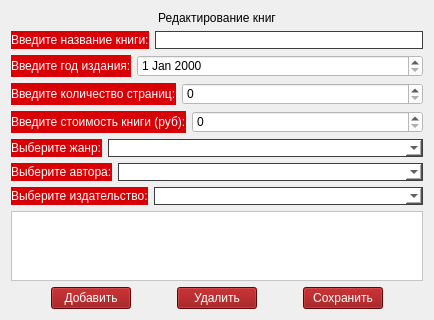
                <widget class="QWidget" name="tab_7">
                 <attribute name="title">
                  <string>Книги</string>
                 </attribute>
                 <layout class="QVBoxLayout" name="verticalLayout_13">
                  <item>
                   <layout class="QHBoxLayout" name="horizontalLayout_20">
                    <item>
                     <widget class="QLabel" name="label_16">
                      <property name="styleSheet">
                       <string notr="true">font: 13pt &quot;MS Shell Dlg 2&quot;;</string>
                      </property>
                      <property name="text">
                       <string>Редактирование книг</string>
                      </property>
                      <property name="alignment">
                       <set>Qt::AlignCenter</set>
                      </property>
                     </widget>
                    </item>
                   </layout>
                  </item>
                  <item>
                   <layout class="QVBoxLayout" name="verticalLayout_12">
                    <item>
                     <layout class="QHBoxLayout" name="horizontalLayout_22" stretch="0,100">
                      <item>
                       <widget class="QLabel" name="label_17">
                        <property name="styleSheet">
                         <string notr="true">background-color: rgb(216, 0, 4);
color: rgb(255, 255, 255);
font: 10pt &quot;MS Shell Dlg 2&quot;;</string>
                        </property>
                        <property name="text">
                         <string>Введите название книги:</string>
                        </property>
                       </widget>
                      </item>
                      <item>
                       <widget class="QLineEdit" name="edit_title_book">
                        <property name="styleSheet">
                         <string notr="true">background-color: rgb(255, 255, 255); 
border-top: 1px solid #3e3e3e;
border-left: 1px solid #3e3e3e;
border-right: 1px solid #3e3e3e;
border-bottom: 1px solid #3e3e3e;background-color: rgb(255, 255, 255);</string>
                        </property>
                       </widget>
                      </item>
                     </layout>
                    </item>
                    <item>
                     <layout class="QHBoxLayout" name="horizontalLayout_23" stretch="0,100">
                      <item>
                       <widget class="QLabel" name="label_18">
                        <property name="styleSheet">
                         <string notr="true">background-color: rgb(216, 0, 4);
color: rgb(255, 255, 255);
font: 10pt &quot;MS Shell Dlg 2&quot;;</string>
                        </property>
                        <property name="text">
                         <string>Введите год издания:</string>
                        </property>
                       </widget>
                      </item>
                      <item>
                       <widget class="QDateEdit" name="year">
                        <property name="styleSheet">
                         <string notr="true">background-color: rgb(255, 255, 255);</string>
                        </property>
                       </widget>
                      </item>
                     </layout>
                    </item>
                    <item>
                     <layout class="QHBoxLayout" name="horizontalLayout_28" stretch="0,100">
                      <item>
                       <widget class="QLabel" name="label_29">
                        <property name="styleSheet">
                         <string notr="true">background-color: rgb(216, 0, 4);
color: rgb(255, 255, 255);
font: 10pt &quot;MS Shell Dlg 2&quot;;</string>
                        </property>
                        <property name="text">
                         <string>Введите количество страниц:</string>
                        </property>
                       </widget>
                      </item>
                      <item>
                       <widget class="QSpinBox" name="spin_lists">
                        <property name="styleSheet">
                         <string notr="true">background-color: rgb(255, 255, 255);</string>
                        </property>
                       </widget>
                      </item>
                     </layout>
                    </item>
                    <item>
                     <layout class="QHBoxLayout" name="horizontalLayout_24" stretch="0,100">
                      <item>
                       <widget class="QLabel" name="label_19">
                        <property name="styleSheet">
                         <string notr="true">background-color: rgb(216, 0, 4);
color: rgb(255, 255, 255);
font: 10pt &quot;MS Shell Dlg 2&quot;;</string>
                        </property>
                        <property name="text">
                         <string>Введите стоимость книги (руб):</string>
                        </property>
                       </widget>
                      </item>
                      <item>
                       <widget class="QSpinBox" name="spin_cost">
                        <property name="styleSheet">
                         <string notr="true">background-color: rgb(255, 255, 255);</string>
                        </property>
                        <property name="maximum">
                         <number>100000</number>
                        </property>
                       </widget>
                      </item>
                     </layout>
                    </item>
                    <item>
                     <layout class="QHBoxLayout" name="horizontalLayout_25" stretch="0,100">
                      <item>
                       <widget class="QLabel" name="label_20">
                        <property name="styleSheet">
                         <string notr="true">background-color: rgb(216, 0, 4);
color: rgb(255, 255, 255);
font: 10pt &quot;MS Shell Dlg 2&quot;;</string>
                        </property>
                        <property name="text">
                         <string>Выберите жанр:</string>
                        </property>
                       </widget>
                      </item>
                      <item>
                       <widget class="QComboBox" name="comboBox_genre">
                        <property name="styleSheet">
                         <string notr="true">background-color: rgb(255, 255, 255); 
border-top: 1px solid #3e3e3e;
border-left: 1px solid #3e3e3e;
border-right: 1px solid #3e3e3e;
border-bottom: 1px solid #3e3e3e;</string>
                        </property>
                       </widget>
                      </item>
                     </layout>
                    </item>
                    <item>
                     <layout class="QHBoxLayout" name="horizontalLayout_26" stretch="0,100">
                      <item>
                       <widget class="QLabel" name="label_21">
                        <property name="styleSheet">
                         <string notr="true">background-color: rgb(216, 0, 4);
color: rgb(255, 255, 255);
font: 10pt &quot;MS Shell Dlg 2&quot;;</string>
                        </property>
                        <property name="text">
                         <string>Выберите автора:</string>
                        </property>
                       </widget>
                      </item>
                      <item>
                       <widget class="QComboBox" name="comboBox_author">
                        <property name="styleSheet">
                         <string notr="true">background-color: rgb(255, 255, 255); 
border-top: 1px solid #3e3e3e;
border-left: 1px solid #3e3e3e;
border-right: 1px solid #3e3e3e;
border-bottom: 1px solid #3e3e3e;background-color: rgb(255, 255, 255);</string>
                        </property>
                       </widget>
                      </item>
                     </layout>
                    </item>
                    <item>
                     <layout class="QHBoxLayout" name="horizontalLayout_27" stretch="0,100">
                      <item>
                       <widget class="QLabel" name="label_22">
                        <property name="styleSheet">
                         <string notr="true">background-color: rgb(216, 0, 4);
color: rgb(255, 255, 255);
font: 10pt &quot;MS Shell Dlg 2&quot;;</string>
                        </property>
                        <property name="text">
                         <string>Выберите издательство:</string>
                        </property>
                       </widget>
                      </item>
                      <item>
                       <widget class="QComboBox" name="comboBox_ph">
                        <property name="styleSheet">
                         <string notr="true">background-color: rgb(255, 255, 255); 
border-top: 1px solid #3e3e3e;
border-left: 1px solid #3e3e3e;
border-right: 1px solid #3e3e3e;
border-bottom: 1px solid #3e3e3e;background-color: rgb(255, 255, 255);</string>
                        </property>
                       </widget>
                      </item>
                     </layout>
                    </item>
                   </layout>
                  </item>
                  <item>
                   <widget class="QTableWidget" name="table_book">
                    <property name="styleSheet">
                     <string notr="true">background-color: rgb(255, 255, 255);</string>
                    </property>
                    <property name="sizeAdjustPolicy">
                     <enum>QAbstractScrollArea::AdjustToContents</enum>
                    </property>
                    <attribute name="horizontalHeaderStretchLastSection">
                     <bool>true</bool>
                    </attribute>
                   </widget>
                  </item>
                  <item>
                   <layout class="QHBoxLayout" name="horizontalLayout_21">
                    <item>
                     <spacer name="horizontalSpacer_14">
                      <property name="orientation">
                       <enum>Qt::Horizontal</enum>
                      </property>
                      <property name="sizeHint" stdset="0">
                       <size>
                        <width>40</width>
                        <height>20</height>
                       </size>
                      </property>
                     </spacer>
                    </item>
                    <item>
                     <widget class="QPushButton" name="btn_new_book">
                      <property name="styleSheet">
                       <string notr="true">background-color: rgb(143, 0, 2);
color: rgb(255, 255, 255);
font: 10pt &quot;MS Shell Dlg 2&quot;;</string>
                      </property>
                      <property name="text">
                       <string> Добавить </string>
                      </property>
                     </widget>
                    </item>
                    <item>
                     <spacer name="horizontalSpacer_15">
                      <property name="orientation">
                       <enum>Qt::Horizontal</enum>
                      </property>
                      <property name="sizeHint" stdset="0">
                       <size>
                        <width>40</width>
                        <height>20</height>
                       </size>
                      </property>
                     </spacer>
                    </item>
                    <item>
                     <widget class="QPushButton" name="btn_delete_book">
                      <property name="styleSheet">
                       <string notr="true">background-color: rgb(143, 0, 2);
color: rgb(255, 255, 255);
font: 10pt &quot;MS Shell Dlg 2&quot;;</string>
                      </property>
                      <property name="text">
                       <string> Удалить </string>
                      </property>
                     </widget>
                    </item>
                    <item>
                     <spacer name="horizontalSpacer_16">
                      <property name="orientation">
                       <enum>Qt::Horizontal</enum>
                      </property>
                      <property name="sizeHint" stdset="0">
                       <size>
                        <width>40</width>
                        <height>20</height>
                       </size>
                      </property>
                     </spacer>
                    </item>
                    <item>
                     <widget class="QPushButton" name="btn_save_book">
                      <property name="styleSheet">
                       <string notr="true">background-color: rgb(143, 0, 2);
color: rgb(255, 255, 255);
font: 10pt &quot;MS Shell Dlg 2&quot;;</string>
                      </property>
                      <property name="text">
                       <string> Сохранить </string>
                      </property>
                     </widget>
                    </item>
                    <item>
                     <spacer name="horizontalSpacer_20">
                      <property name="orientation">
                       <enum>Qt::Horizontal</enum>
                      </property>
                      <property name="sizeHint" stdset="0">
                       <size>
                        <width>40</width>
                        <height>20</height>
                       </size>
                      </property>
                     </spacer>
                    </item>
                   </layout>
                  </item>
                 </layout>
                </widget>
